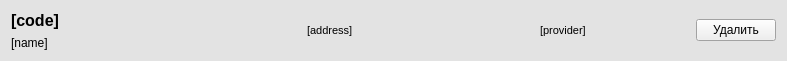
<?xml version="1.0" encoding="UTF-8"?>
<ui version="4.0">
 <class>DetailWidget</class>
 <widget class="QWidget" name="DetailWidget">
  <property name="geometry">
   <rect>
    <x>0</x>
    <y>0</y>
    <width>787</width>
    <height>58</height>
   </rect>
  </property>
  <property name="palette">
   <palette>
    <active>
     <colorrole role="Base">
      <brush brushstyle="SolidPattern">
       <color alpha="255">
        <red>255</red>
        <green>255</green>
        <blue>255</blue>
       </color>
      </brush>
     </colorrole>
     <colorrole role="Window">
      <brush brushstyle="SolidPattern">
       <color alpha="255">
        <red>227</red>
        <green>227</green>
        <blue>227</blue>
       </color>
      </brush>
     </colorrole>
    </active>
    <inactive>
     <colorrole role="Base">
      <brush brushstyle="SolidPattern">
       <color alpha="255">
        <red>255</red>
        <green>255</green>
        <blue>255</blue>
       </color>
      </brush>
     </colorrole>
     <colorrole role="Window">
      <brush brushstyle="SolidPattern">
       <color alpha="255">
        <red>227</red>
        <green>227</green>
        <blue>227</blue>
       </color>
      </brush>
     </colorrole>
    </inactive>
    <disabled>
     <colorrole role="Base">
      <brush brushstyle="SolidPattern">
       <color alpha="255">
        <red>227</red>
        <green>227</green>
        <blue>227</blue>
       </color>
      </brush>
     </colorrole>
     <colorrole role="Window">
      <brush brushstyle="SolidPattern">
       <color alpha="255">
        <red>227</red>
        <green>227</green>
        <blue>227</blue>
       </color>
      </brush>
     </colorrole>
    </disabled>
   </palette>
  </property>
  <property name="windowTitle">
   <string>Form</string>
  </property>
  <property name="autoFillBackground">
   <bool>true</bool>
  </property>
  <layout class="QHBoxLayout" name="horizontalLayout">
   <item>
    <layout class="QVBoxLayout" name="verticalLayout">
     <item>
      <widget class="QLabel" name="CodeLabel">
       <property name="font">
        <font>
         <pointsize>12</pointsize>
         <weight>75</weight>
         <bold>true</bold>
        </font>
       </property>
       <property name="text">
        <string>[code]</string>
       </property>
      </widget>
     </item>
     <item>
      <widget class="QLabel" name="NameLabel">
       <property name="minimumSize">
        <size>
         <width>250</width>
         <height>0</height>
        </size>
       </property>
       <property name="text">
        <string>[name]</string>
       </property>
      </widget>
     </item>
    </layout>
   </item>
   <item>
    <spacer name="horizontalSpacer_3">
     <property name="orientation">
      <enum>Qt::Horizontal</enum>
     </property>
     <property name="sizeType">
      <enum>QSizePolicy::Fixed</enum>
     </property>
     <property name="sizeHint" stdset="0">
      <size>
       <width>40</width>
       <height>20</height>
      </size>
     </property>
    </spacer>
   </item>
   <item>
    <widget class="QLabel" name="AddressLabel">
     <property name="minimumSize">
      <size>
       <width>150</width>
       <height>0</height>
      </size>
     </property>
     <property name="font">
      <font>
       <pointsize>8</pointsize>
      </font>
     </property>
     <property name="text">
      <string>[address]</string>
     </property>
    </widget>
   </item>
   <item>
    <spacer name="horizontalSpacer">
     <property name="orientation">
      <enum>Qt::Horizontal</enum>
     </property>
     <property name="sizeHint" stdset="0">
      <size>
       <width>298</width>
       <height>20</height>
      </size>
     </property>
    </spacer>
   </item>
   <item>
    <widget class="QLabel" name="ProviderLabel">
     <property name="minimumSize">
      <size>
       <width>150</width>
       <height>0</height>
      </size>
     </property>
     <property name="font">
      <font>
       <pointsize>8</pointsize>
      </font>
     </property>
     <property name="text">
      <string>[provider]</string>
     </property>
    </widget>
   </item>
   <item>
    <widget class="QPushButton" name="DeleteButton">
     <property name="text">
      <string>Удалить</string>
     </property>
    </widget>
   </item>
  </layout>
 </widget>
 <resources/>
 <connections/>
</ui>
